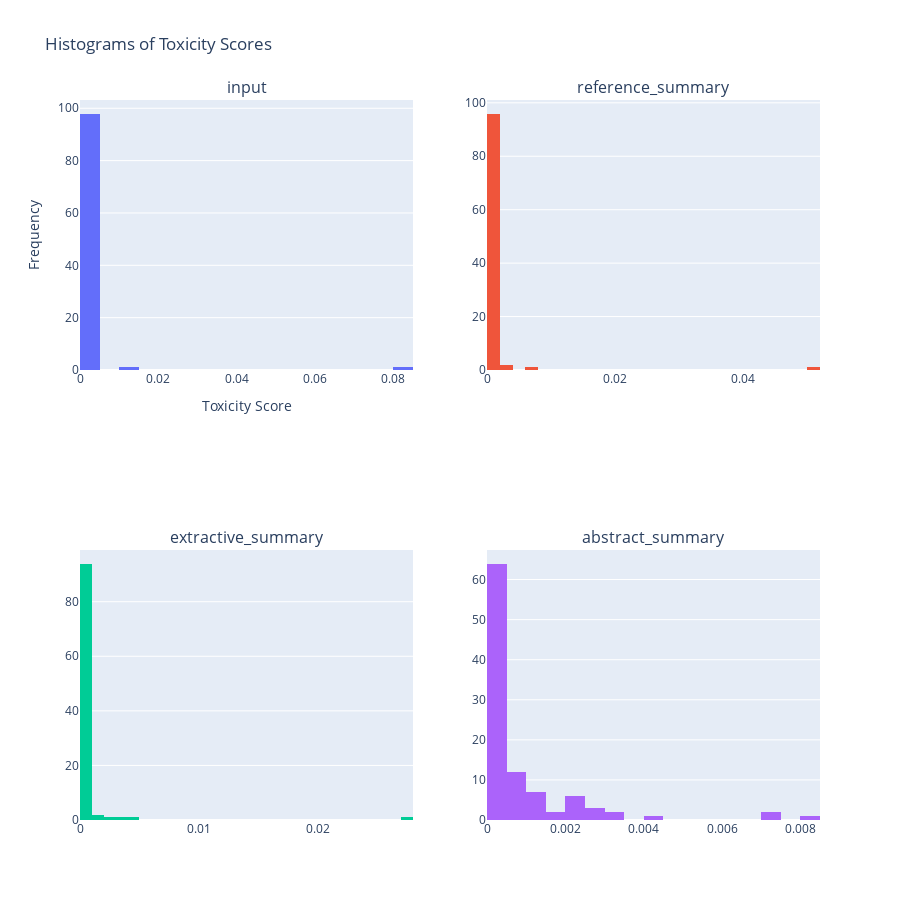

The notebook cell saved with this chart:
### Markdown cell above
##### Toxicity Histograms

### Code cell
params = {
    "hf_toxicity_obj": toxicity,
    "text_columns": text_columns
}

hf_toxicity_histograms(df_summarization, params)
